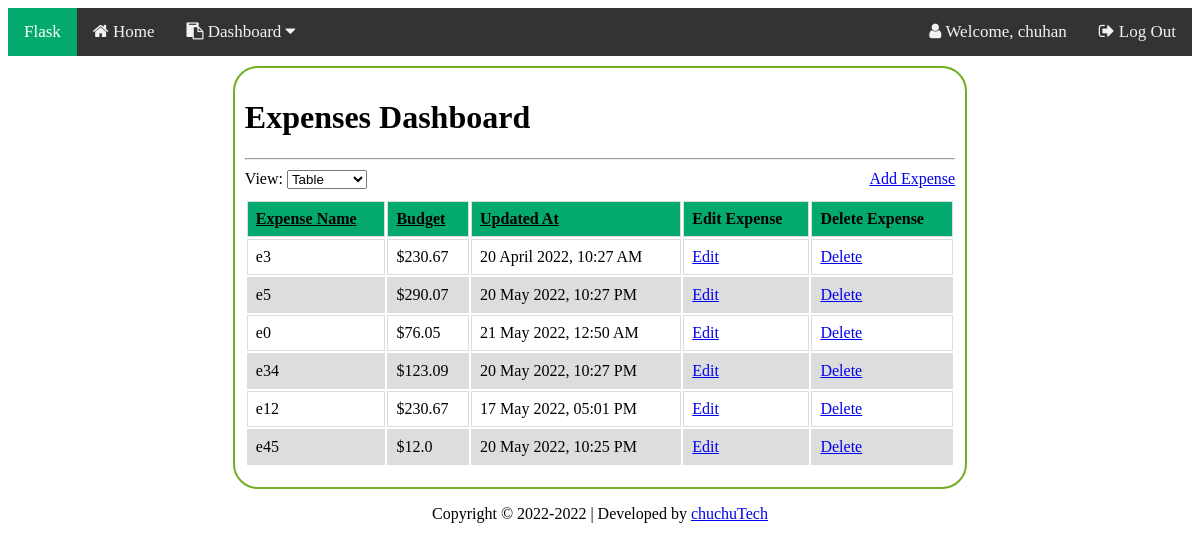
/dashboard (signed in), run on an earlier commit of the app's database.
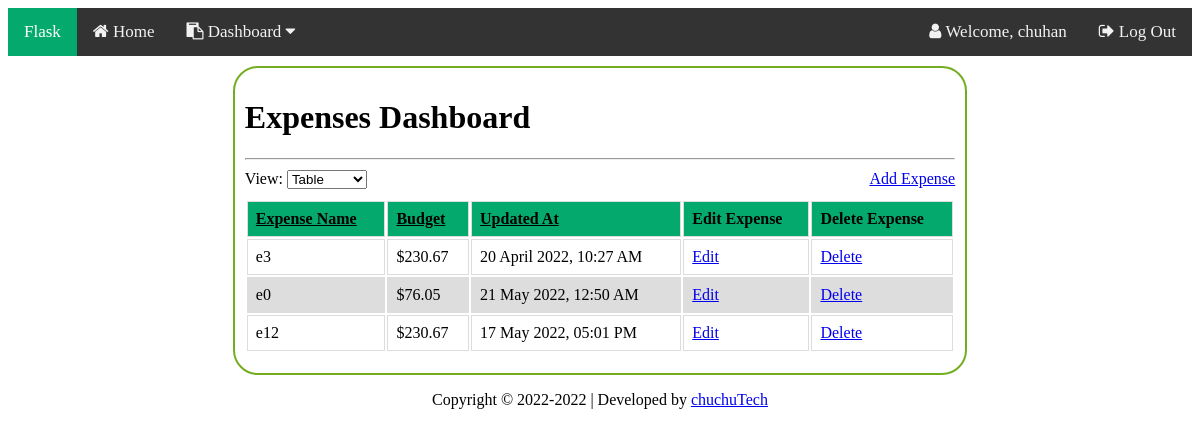
And on a later commit of the database.
### main.py (models this page shows)
class Expense(db.Model):
    id = db.Column(db.Integer, primary_key=True)
    name = db.Column(db.String(16), nullable=False)
    amount = db.Column(db.Float, nullable=False)
    updated_at = db.Column(db.String(32), nullable=False)
    username = db.Column(db.String(16), db.ForeignKey('user.id'), nullable=False)

### main.py (the view)
@app.route('/dashboard', methods=['GET', 'POST'])
def dashboard():
    username = getCurrentUsername()
    expenses = Expense.query.filter_by(username=username)
    labels = [expense.name for expense in expenses]
    values = [expense.amount for expense in expenses]
    return render_template('dashboard.html', expenses=expenses, labels=labels, values=values)

### main.py (called while the page is built)
@login_manager.user_loader
def load_user(user_id):
    return User.query.get(int(user_id))

def getCurrentUsername():
    user_id = current_user.get_id()
    user = User.query.filter_by(id=user_id).first()
    return user.username

### templates/dashboard.html (shortened to what this page needs)
<!DOCTYPE html>
<html lang="en">
<head>
    <link rel="stylesheet" href="{{ url_for('static', filename='css/global.css') }}">
    <link rel="stylesheet" href="{{ url_for('static', filename='css/dashboard.css') }}">
</head>
<body>
    {% include 'topNavigationBar.html' %}
    <div class="body-center">
        <h1>Expenses Dashboard</h1><hr>
        <div id="dashboard-options">
            View: <select id="selectView" onChange="updateView()">
                <option value="table" selected="selected">Table</option>
            </select>
            <a id="add-expense" href="{{ url_for('addExpense') }}">Add Expense</a>
        </div>
        <div id="expenses-view">
            <table id="table">
                <tr>
                    <th onclick="sortTable(0)">Expense Name</th>
                    <th onclick="sortTable(1)">Budget</th>
                    <th onclick="sortTable(2)">Updated At</th>
                    <th>Edit Expense</th>
                    <th>Delete Expense</th>
                </tr>
                {% for expense in expenses %}
                    <tr>
                        <td>{{ expense.name }}</td>
                        <td>${{ expense.amount }}</td>
                        <td>{{ expense.updated_at }}</td>
                        <td><a href="{{ url_for('editExpense', id=expense.id) }}">Edit</a></td>
                        <td><a class="delete-expense" onclick='openModal("{{ expense.id }}")'>Delete</a></td>
                    </tr>
                {% endfor %}
            </table>
        </div>
    </div>
    {% include 'footer.html' %}
</body>
</html>

What changed in the data, as far as the page shows it:
removed Expense: name "e5", amount "290.07", updated_at "20 May 2022, 10:27 PM"
removed Expense: name "e34", amount "123.09", updated_at "20 May 2022, 10:27 PM"
removed Expense: name "e45", amount "12.0", updated_at "20 May 2022, 10:25 PM"
